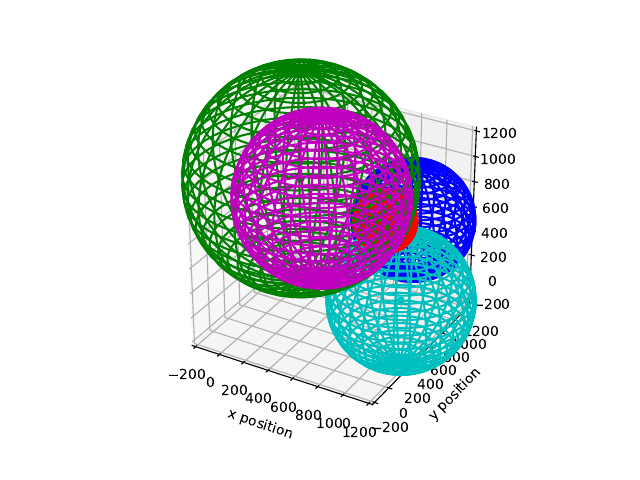

This chart was generated by the following Python code:
from math import *
import matplotlib.pyplot as plt
from mpl_toolkits.mplot3d import Axes3D
import numpy as np
import queue


class Point():
    def __init__(self, x=0.0, y=0.0, z=0.0):
        self.x = float(x)
        self.y = float(y)
        self.z = float(z)

    def __add__(self, other):
        return Point(self.x + other.x, self.y + other.y, self.z + other.z)

    def __sub__(self, other):
        return Point(self.x - other.x, self.y - other.y, self.z - other.z)

    def __str__(self):
        return '({}, {}, {})'.format(self.x, self.y, self.z)

    def midpoint(self, other):
        return Point((self.x + other.x) / 2.0,
                     (self.y + other.y) / 2.0,
                     (self.z + other.z) / 2.0)

    def distSquared(self, other):
        return (self.x - other.x) * (self.x - other.x) +\
               (self.y - other.y) * (self.y - other.y) +\
               (self.z - other.z) * (self.z - other.z)

    def printPoint(self):
        print(str(self))


class Beacon():
    def __init__(self, x=0, y=0, z=0, d=0, color='b'):
        self.c = Point(x, y, z)
        self.r = d
        self.r_sqr = self.r * self.r
        self.color = color
        self.E = float("inf")
        self.__setMinMax()
        self.__addToPlot()
        # self.printAttribs()

    def dist(self, b):
        return sqrt((self.x - b.x) * (self.x - b.x) +
                    (self.y - b.y) * (self.y - b.y) +
                    (self.z - b.z) * (self.z - b.z))

    def __addToPlot(self):
        ax.scatter(self.c.x, self.c.y, self.c.z, c=self.color)
        # Make data
        u = np.linspace(0, 2 * np.pi, 60)
        v = np.linspace(0, np.pi, 60)
        x = self.r * np.outer(np.cos(u), np.sin(v)) + self.c.x
        y = self.r * np.outer(np.sin(u), np.sin(v)) + self.c.y
        z = self.r * np.outer(np.ones(np.size(u)), np.cos(v)) + self.c.z
        ax.plot_wireframe(x, y, z, color=self.color)

    def calcError(self, pt):
        self.E = np.abs(np.sqrt(pt.x * pt.x + pt.y * pt.y + pt.z * pt.z) -
                        self.r)
        return self.E

    def getCorners(self, a, b):
        points = [a]
        points.append(Point(a.x, b.y, a.z))  # Top Front Left
        points.append(Point(b.x, a.y, a.z))  # Bottom Front Right
        points.append(Point(b.x, b.y, a.z))  # Top Front Right
        points.append(Point(a.x, a.y, b.z))  # Bottom Back Left
        points.append(Point(a.x, b.y, b.z))  # Top Back Left
        points.append(Point(b.x, a.y, b.z))  # Bottom Back Right
        points.append(b)

        return points

    def onBlock(self, a, b):
        """ Detects if this block (a,b) is intersected by the beacon's radius"""
        pts_in_circle = 0
        pts = self.getCorners(a, b)
        for p in pts:
            if p.distSquared(self.c) <= self.r_sqr:
                pts_in_circle += 1

        # If we found no points we need to check the edge case where a circle 
        # intersects a face but does not pass through a corner
        # https://yal.cc/rectangle-circle-intersection-test/
        if pts_in_circle == 0:
            dx = self.c.x - max(a.x, min(self.c.x, b.x))
            dy = self.c.y - max(a.y, min(self.c.y, b.y))
            dz = self.c.z - max(a.z, min(self.c.z, b.z))
            return (dx * dx + dy * dy + dz * dz) <= (self.r * self.r)
        else:
            print('Points: ', pts_in_circle)
            return pts_in_circle < 8
        

    def __setMinMax(self):
        self.x_min = self.c.x - self.r
        self.x_max = self.c.x + self.r
        self.y_min = self.c.y - self.r
        self.y_max = self.c.y + self.r
        self.z_min = self.c.z - self.r
        self.z_max = self.c.z + self.r

    def printAttribs(self):
        print('Beacon attribs:')
        print(self.color)
        print(self.x_min)
        print(self.x_max)
        print(self.y_min)
        print(self.y_max)
        print(self.z_min)
        print(self.z_max)
        print()


class Plot():
    def __init__(self):
        self.beacons = []
        self.b_len = 0
        self.x_min = "inf"
        self.x_max = "-inf"
        self.y_min = "inf"
        self.y_max = "-inf"
        self.z_min = "inf"
        self.z_max = "-inf"
        self.max_depth = 0
        self.max_checks = 0
        self.a = Point()
        self.b = Point()
        self.depth = 0
        self.robot_loc = Point()
        self.q = queue.Queue()

    def addBeacon(self, b):
        self.beacons.append(b)
        # Running this every time since there shouldn't be that many beacons
        self.__fillMinMax()
        self.b_len = len(self.beacons)

    def __fillMinMax(self):
        """ Quick and dirty fill of min/max, not efficient """
        self.x_min = min(point.c.x for point in self.beacons)
        self.x_max = max(point.c.x for point in self.beacons)
        self.y_min = min(point.c.y for point in self.beacons)
        self.y_max = max(point.c.y for point in self.beacons)
        self.z_min = min(point.c.z for point in self.beacons)
        self.z_max = max(point.c.z for point in self.beacons)
        self.__setPoints()

    def __setPoints(self):
        self.a.x = self.x_min
        self.a.y = self.y_min
        self.a.z = self.z_min
        self.b.x = self.x_max
        self.b.y = self.y_max
        self.b.z = self.z_max
        max_len = max(self.x_max - self.x_min,
                      self.y_max - self.y_min,
                      self.z_max - self.z_min)
        if max_len > 0:
            self.max_depth = log2(max_len) + 2

    def centerPoint(self, pt):
        return Point(((pt[1].x - pt[0].x) / 2.0) + pt[0].x,
                     ((pt[1].y - pt[0].y) / 2.0) + pt[0].y,
                     ((pt[1].z - pt[0].z) / 2.0) + pt[0].z)

    def printAttribs(self):
        print(self.x_min)
        print(self.x_max)
        print(self.y_min)
        print(self.y_max)
        print(self.z_min)
        print(self.z_max)
        a.printPoint()
        b.printPoint()

    def findRobot(self):
        best_pts = []
        best_depth = []
        self.q.put(((self.a, self.b), 0))
        while not self.q.empty():
            pts, depth = self.q.get()
            # print('\nab: {}   {}'.format(str(pts[0]), str(pts[1])))
            # print('Depth: ', depth)
            # exit()
            self.__checkGrids(pts, depth)
            best_pts.append(pts)
            best_depth.append(depth)

        # Find the index that made it deepest
        idx = best_depth.index(max(best_depth))
        midp = best_pts[idx]
        print('\nmidp: {}   {}'.format(str(midp[0]), str(midp[1])))
        print('Depth: ', best_depth[idx])
        print('Runs : ', len(best_depth))
        count = 0
        for i in range(len(best_depth)):
            if best_depth[i] == best_depth[idx]:
                count += 1

        print('At depth: ', count)

        if midp[0] is not None:
            self.robot_loc = midp[0].midpoint(midp[1])
            print('\nRobot at:')
            self.robot_loc.printPoint()
            E = 0.0
            for b in self.beacons:
                E += b.calcError(self.robot_loc)
                print('Beacon error: ', b.E)
            print('With an error of: ', E)
        else:
            print('\nRobot not found!')

    def __checkGrids(self, pts, depth):
        """ Recursive function that checks 4 quadrants for a circle
            intersection. If an intersection is found it counts that up. After
            all intersections have been counted the section with the most is
            dove into and the process repeats until it finds beacons - 1
            intersections.
        """
        # print('\nab: {}   {}'.format(str(pts[0]), str(pts[1])))

        # For clarity:
        a = Point(pts[0].x, pts[0].y, pts[0].z)
        b = Point(pts[1].x, pts[1].y, pts[1].z)
        quadrants = 8

        grid = [0] * quadrants
        x_mid = ((b.x - a.x) / 2.0) + a.x
        y_mid = ((b.y - a.y) / 2.0) + a.y
        z_mid = ((b.z - a.z) / 2.0) + a.z
        ab_list = []

        # This was not easy to ensure no fat fingering
        ab_list.append((a, Point(x_mid, y_mid, z_mid)))
        ab_list.append((Point(a.x, y_mid, a.z), Point(x_mid, b.y, z_mid)))
        ab_list.append((Point(x_mid, a.y, a.z), Point(b.x, y_mid, z_mid)))
        ab_list.append((Point(x_mid, y_mid, a.z), Point(b.x, b.y, z_mid)))

        ab_list.append((Point(a.x, a.y, z_mid), Point(x_mid, y_mid, b.z)))
        ab_list.append((Point(a.x, y_mid, z_mid), Point(x_mid, b.y, b.z)))
        ab_list.append((Point(x_mid, a.y, z_mid), Point(b.x, y_mid, b.z)))
        ab_list.append((Point(x_mid, y_mid, z_mid), b))

        # Fill grid with hits
        for b in self.beacons:
            # Check each block
            for i in range(quadrants):
                if b.onBlock(ab_list[i][0], ab_list[i][1]):
                    grid[i] += 1

        # For each block with len(beacons) find the closest
        # min_dist = float("inf")
        # min_idx = -1
        # for i in range(quadrants):
        #     if grid[i] == len(self.beacons):
        #         # Calculate center distances
        #         cp = self.centerPoint(ab_list[i])
        #         dist = 0.0
        #         for b in self.beacons:
        #             dist += cp.distSquared(b.c)
        #         print('{} dist: {}'.format(i, dist))
        #         if dist < min_dist:
        #             min_dist = dist
        #             min_idx = i

        # print('ab_list:')
        # for i in range(len(ab_list)):
        #     print(str(grid[i]) + ': ' +
        #           str(ab_list[i][0]) +
        #           '   ' +
        #           str(ab_list[i][1]))

        # if depth < self.max_depth and min_idx != -1:
        #     ret_val = self.__checkGrids(ab_list[min_idx], depth + 1)
        # else:
        #     ret_val = (None, pts)

        # if ret_val[0] is None:
        #     return (depth, pts)
        # else:
        #     return ret_val

        # best = []
        # depth_ary = []
        # for i in range(quadrants):
        #     if grid[i] == len(self.beacons) and\
        #        depth < self.max_depth:  # and self.max_checks > 0:
        #         ret_val = self.__checkGrids(ab_list[i], depth + 1)
        #         # If we hit no more beacon overlaps
        #         if ret_val[1] is None:
        #             # print('Depth: ', depth)
        #             # pts[0].printPoint()
        #             # pts[1].printPoint()
        #             best.append(pts)
        #             depth_ary.append(depth)
        #         else:
        #             depth_ary.append(ret_val[0])
        #             best.append(ret_val[1])

        # if len(best) == 0:
        #     return (depth, None)
        # else:
        #     idx = depth_ary.index(max(depth_ary))
        #     return (depth_ary[idx], best[idx])

        found = 0
        for i in range(self.b_len):
            if grid[i] == self.b_len:
                found += 1

        print(grid)
        exit()
        # print('Found: ', found)
        # Means we are not in a solution
        if found == quadrants:
            return (None, None)

        for i in range(quadrants):
            if grid[i] == self.b_len and depth < self.max_depth:
                self.q.put((ab_list[i], depth + 1))


def sanityCheck2D(land_plot, ax, fig):
    """ Essentially a unit test that assumes the drone is at:
        x = 2.32
        y = 12.824
        Should print those same points
    """
    land_plot.addBeacon(Beacon(0, 0, 0, 13.032166973, color='r'))
    land_plot.addBeacon(Beacon(20, 0, 0, 21.841185316, color='g'))
    land_plot.addBeacon(Beacon(0, 20, 0, 7.54170909, color='b'))
    land_plot.addBeacon(Beacon(20, 20, 0, 19.080811723, color='c'))
    ax.set_xlim(-5, 25)
    ax.set_ylim(-5, 25)
    ax.set_zlim(-5, 25)
    land_plot.findRobot()
    makeplot(fig, 'problem9-1_2D.pdf')


def sanityCheck3D(land_plot, ax, fig):
    """ Essentially a unit test that assumes the drone is at:
        x = 2.32
        y = 12.824
        z = 11.68
        Should print those same points
    """
    # land_plot.addBeacon(Beacon(0, 0, 0, 17.500279312, color='r'))
    # land_plot.addBeacon(Beacon(20, 0, 0, 24.768120155, color='g'))
    # land_plot.addBeacon(Beacon(0, 20, 0, 13.903228977, color='b'))
    # land_plot.addBeacon(Beacon(20, 20, 0, 22.371852315, color='c'))
    # land_plot.addBeacon(Beacon(20, 20, 20, 20.815853958, color='k'))
    land_plot.addBeacon(Beacon(0, 0, 0, 20.784609691, color='k'))
    land_plot.addBeacon(Beacon(20, 20, 20, 13.856406461, color='r'))
    ax.set_xlim(-5, 25)
    ax.set_ylim(-5, 25)
    ax.set_zlim(-5, 25)
    land_plot.findRobot()
    makeplot(fig, 'problem9-1_3D.pdf')


def makeplot(fig, saveas=""):
        plt.show()
        if saveas != "":
            fig.savefig(saveas,
                        format='pdf',
                        dpi=1200)
        plt.gcf().clear()
        fig = plt.figure()


if __name__ == '__main__':
    sanity = True
    fig = plt.figure()
    ax = fig.add_subplot(111, projection='3d')
    ax.set_aspect('equal')
    plt.xlabel('x position')
    plt.ylabel('y position')

    if sanity:
        # sanityCheck2D(Plot(), ax, fig)
        sanityCheck3D(Plot(), ax, fig)
    else:
        land_plot = Plot()
        land_plot.addBeacon(Beacon(884, 554, 713, 222, color='r'))
        land_plot.addBeacon(Beacon(120, 703, 771, 843, color='g'))
        land_plot.addBeacon(Beacon(938, 871, 583, 436, color='b'))
        land_plot.addBeacon(Beacon(967, 653, 46, 529, color='c'))  # this one?
        land_plot.addBeacon(Beacon(593, 186, 989, 610, color='m'))

        # land_plot.printAttribs()
        land_plot.findRobot()

        ax.set_xlim(-200, 1200)
        ax.set_ylim(-200, 1200)
        ax.set_zlim(-200, 1200)

        plt.show()
        fig.savefig('problem9-1.pdf',
                    format='pdf',
                    dpi=1200)
